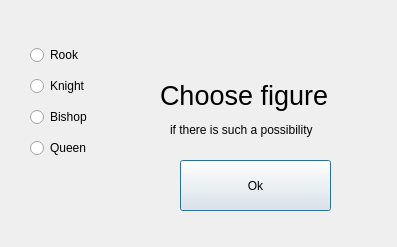
<?xml version="1.0" encoding="UTF-8"?>
<ui version="4.0">
 <class>Dialog</class>
 <widget class="QDialog" name="Dialog">
  <property name="geometry">
   <rect>
    <x>0</x>
    <y>0</y>
    <width>397</width>
    <height>247</height>
   </rect>
  </property>
  <property name="windowTitle">
   <string>Dialog</string>
  </property>
  <widget class="QWidget" name="layoutWidget">
   <property name="geometry">
    <rect>
     <x>30</x>
     <y>40</y>
     <width>114</width>
     <height>127</height>
    </rect>
   </property>
   <layout class="QVBoxLayout" name="verticalLayout_2">
    <item>
     <widget class="QRadioButton" name="radioButton_5">
      <property name="text">
       <string>Rook</string>
      </property>
     </widget>
    </item>
    <item>
     <widget class="QRadioButton" name="radioButton_7">
      <property name="text">
       <string>Knight</string>
      </property>
     </widget>
    </item>
    <item>
     <widget class="QRadioButton" name="radioButton_6">
      <property name="text">
       <string>Bishop</string>
      </property>
     </widget>
    </item>
    <item>
     <widget class="QRadioButton" name="radioButton_8">
      <property name="text">
       <string>Queen</string>
      </property>
     </widget>
    </item>
   </layout>
  </widget>
  <widget class="QLabel" name="label_choose_figure">
   <property name="geometry">
    <rect>
     <x>160</x>
     <y>70</y>
     <width>211</width>
     <height>51</height>
    </rect>
   </property>
   <property name="font">
    <font>
     <pointsize>20</pointsize>
    </font>
   </property>
   <property name="text">
    <string>Choose figure</string>
   </property>
  </widget>
  <widget class="QPushButton" name="pushButton_Ok">
   <property name="geometry">
    <rect>
     <x>180</x>
     <y>160</y>
     <width>151</width>
     <height>51</height>
    </rect>
   </property>
   <property name="text">
    <string>Ok</string>
   </property>
  </widget>
  <widget class="QLabel" name="label_description">
   <property name="geometry">
    <rect>
     <x>170</x>
     <y>120</y>
     <width>191</width>
     <height>20</height>
    </rect>
   </property>
   <property name="text">
    <string>if there is such a possibility</string>
   </property>
  </widget>
 </widget>
 <resources/>
 <connections/>
</ui>
